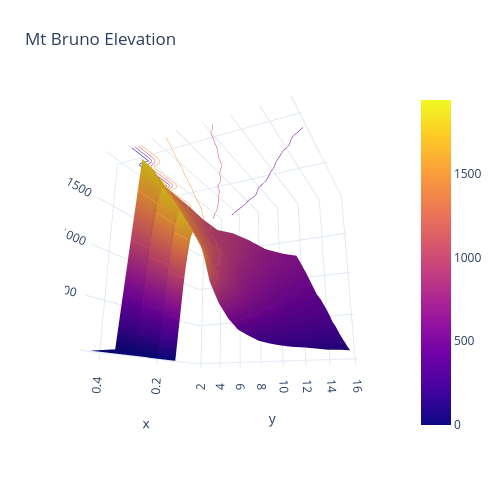

Write notebook code for a chart like this one.
### Code cell
#噪声数量
show_3d(df_dbscan_result,'noise_num')

### Figure 1 — Plotly figure (JSON) as saved in the notebook; plotly's stock layout.template omitted (floating-point values rounded to 4 significant figures; data arrays with more than 128 entries replaced by an {"elided": "..."} marker saying what was removed)
{"data": [{"contours": {"z": {"highlightcolor": "limegreen", "project": {"z": true}, "show": true, "usecolormap": true}}, "type": "surface", "x": [0.02, 0.05, 0.08, 0.11, 0.14, 0.17, 0.2, 0.23, 0.26, 0.29, 0.32, 0.35, 0.38, 0.41, 0.44, 0.47, 0.5, 0.53, 0.56, 0.59, 0.62, 0.65, 0.68, 0.71, 0.74, 0.77, 0.8, 0.83, 0.86, 0.89], "y": [2, 3, 4, 5, 6, 7, 8, 9, 10, 11, 12, 13, 14, 15, 16], "z": {"elided": "30x15 int values"}}], "layout": {"autosize": false, "height": 500, "margin": {"b": 65, "l": 65, "r": 50, "t": 90}, "scene": {"camera": {"eye": {"x": 1.87, "y": 0.88, "z": -0.64}}}, "title": {"text": "Mt Bruno Elevation"}, "width": 500, "xaxis": {"title": {"text": "<b>eps</b>"}}}}
